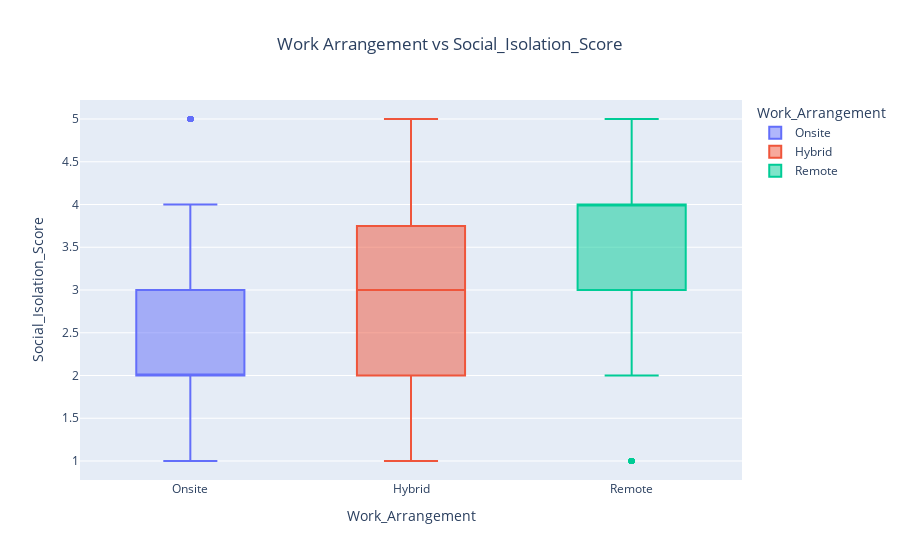

The notebook cell this image was saved under:
### Code cell
#work Arrangement vs Social Isolation Score
fig=px.box(df,x='Work_Arrangement',y='Social_Isolation_Score',color='Work_Arrangement',
           title='Work Arrangement vs Social_Isolation_Score ')
fig.update_layout(title_x=0.5)
fig.show()

### Figure 1 — Plotly figure (JSON) as saved in the notebook; plotly's stock layout.template omitted (floating-point values rounded to 4 significant figures; data arrays with more than 128 entries replaced by an {"elided": "..."} marker saying what was removed)
{"data": [{"alignmentgroup": "True", "hovertemplate": "Work_Arrangement=%{x}<br>Social_Isolation_Score=%{y}<extra></extra>", "legendgroup": "Onsite", "marker": {"color": "#636efa"}, "name": "Onsite", "notched": false, "offsetgroup": "Onsite", "orientation": "v", "showlegend": true, "type": "box", "x": {"elided": "1562 str values"}, "x0": " ", "xaxis": "x", "y": {"elided": "1562 int values"}, "y0": " ", "yaxis": "y"}, {"alignmentgroup": "True", "hovertemplate": "Work_Arrangement=%{x}<br>Social_Isolation_Score=%{y}<extra></extra>", "legendgroup": "Hybrid", "marker": {"color": "#EF553B"}, "name": "Hybrid", "notched": false, "offsetgroup": "Hybrid", "orientation": "v", "showlegend": true, "type": "box", "x": {"elided": "1007 str values"}, "x0": " ", "xaxis": "x", "y": {"elided": "1007 int values"}, "y0": " ", "yaxis": "y"}, {"alignmentgroup": "True", "hovertemplate": "Work_Arrangement=%{x}<br>Social_Isolation_Score=%{y}<extra></extra>", "legendgroup": "Remote", "marker": {"color": "#00cc96"}, "name": "Remote", "notched": false, "offsetgroup": "Remote", "orientation": "v", "showlegend": true, "type": "box", "x": {"elided": "588 str values"}, "x0": " ", "xaxis": "x", "y": {"elided": "588 int values"}, "y0": " ", "yaxis": "y"}], "layout": {"autosize": true, "boxmode": "overlay", "legend": {"title": {"text": "Work_Arrangement"}, "tracegroupgap": 0}, "title": {"text": "Work Arrangement vs Social_Isolation_Score ", "x": 0.5}, "xaxis": {"anchor": "y", "autorange": true, "categoryarray": ["Onsite", "Hybrid", "Remote"], "categoryorder": "array", "domain": [0, 1], "range": [-0.5, 2.5], "title": {"text": "Work_Arrangement"}, "type": "category"}, "yaxis": {"anchor": "x", "autorange": true, "domain": [0, 1], "range": [0.7778, 5.222], "title": {"text": "Social_Isolation_Score"}, "type": "linear"}}}
